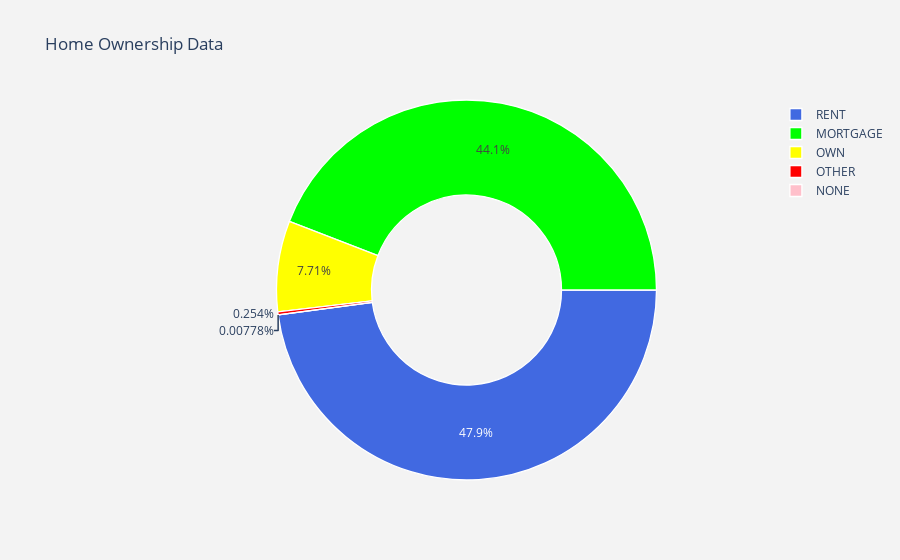

Notebook code for this chart:
### Code cell
#labels
lab = loan_status_data_set["home_ownership"].value_counts().keys().tolist()
#values
val = loan_status_data_set["home_ownership"].value_counts().values.tolist()

trace = go.Pie(labels = lab ,
               values = val ,
               marker = dict(colors =  [ 'royalblue' ,'lime', 'yellow', 'red', 'pink'],
                             line = dict(color = "white",
                                         width =  1.3)
                            ),
               rotation = 90,
               hoverinfo = "label+value+text",
               hole = .5
              )
layout = go.Layout(dict(title = "Home Ownership Data",
                        plot_bgcolor  = "rgb(243,243,243)",
                        paper_bgcolor = "rgb(243,243,243)",
                       )
                  )

data = [trace]
fig = go.Figure(data = data,layout = layout)
py.iplot(fig)

### Figure 1 — Plotly figure (JSON) as saved in the notebook; plotly's stock layout.template omitted (floating-point values rounded to 4 significant figures)
{"data": [{"hole": 0.5, "hoverinfo": "label+value+text", "labels": ["RENT", "MORTGAGE", "OWN", "OTHER", "NONE"], "marker": {"colors": ["royalblue", "lime", "yellow", "red", "pink"], "line": {"color": "white", "width": 1.3}}, "rotation": 90, "type": "pie", "values": [18480, 17021, 2975, 98, 3]}], "layout": {"paper_bgcolor": "rgb(243,243,243)", "plot_bgcolor": "rgb(243,243,243)", "title": {"text": "Home Ownership Data"}}}
